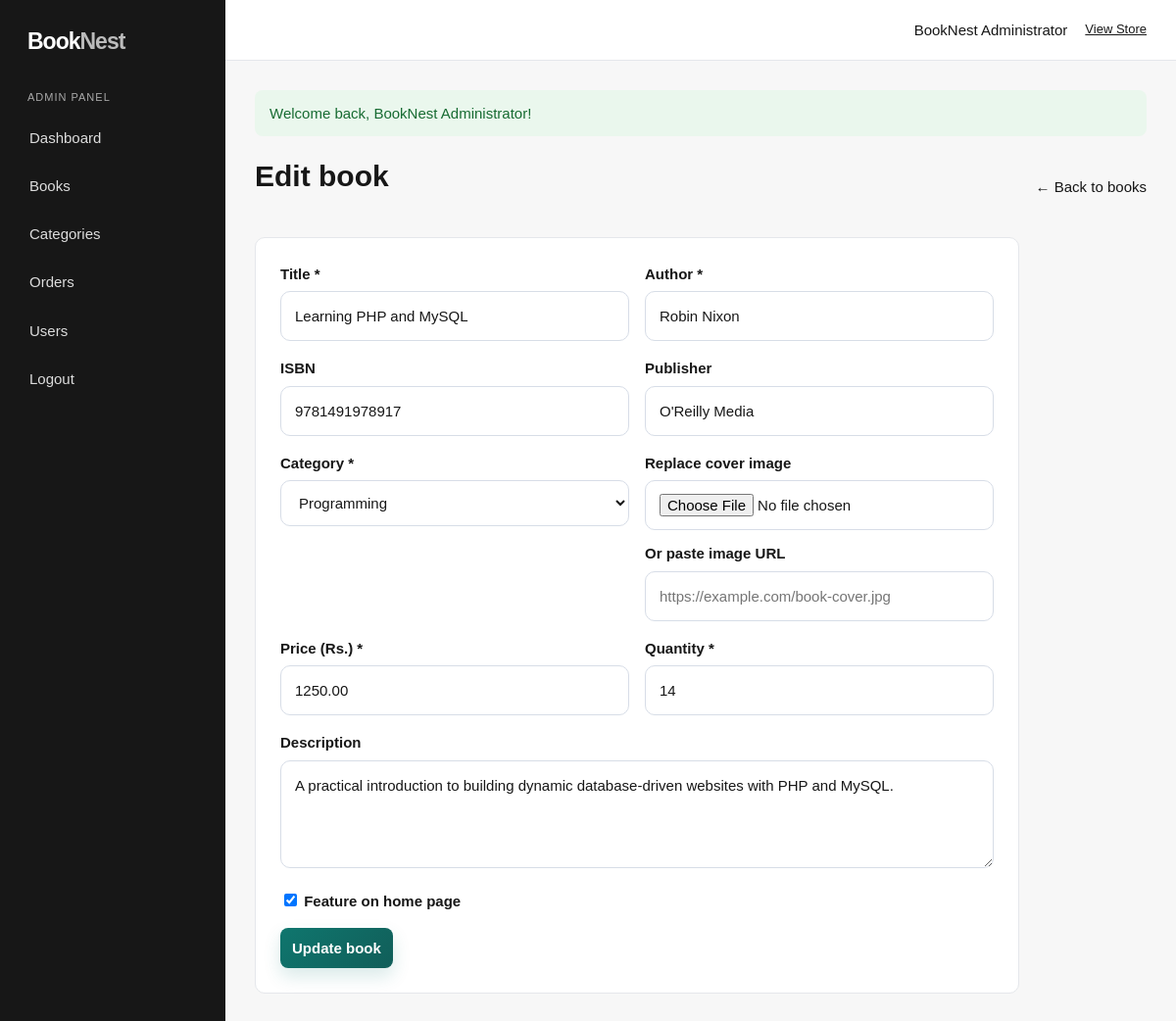
The page /admin/edit-book.php?id=1 (signed in) on the database its author committed.
### tables this page shows
CREATE TABLE books (
  id INT UNSIGNED AUTO_INCREMENT PRIMARY KEY,
  category_id INT UNSIGNED NOT NULL,
  title VARCHAR(180) NOT NULL,
  author VARCHAR(120) NOT NULL,
  isbn VARCHAR(30) NULL UNIQUE,
  publisher VARCHAR(120) NULL,
  price DECIMAL(10,2) NOT NULL,
  quantity INT UNSIGNED NOT NULL DEFAULT 0,
  description TEXT NULL,
  image VARCHAR(255) NULL,
  featured TINYINT(1) NOT NULL DEFAULT 0,
  created_at TIMESTAMP DEFAULT CURRENT_TIMESTAMP,
  CONSTRAINT fk_books_category FOREIGN KEY (category_id) REFERENCES categories(id) ON UPDATE CASCADE ON DELETE RESTRICT
);

CREATE TABLE categories (
  id INT UNSIGNED AUTO_INCREMENT PRIMARY KEY,
  name VARCHAR(80) NOT NULL UNIQUE,
  description VARCHAR(255) NULL,
  created_at TIMESTAMP DEFAULT CURRENT_TIMESTAMP
);

### admin/edit-book.php (the view, shortened to what this page needs)
<?php
require '../includes/admin-header.php';
$id = (int) ($_GET['id'] ?? 0);
$get = $conn->prepare(
    'SELECT * FROM books WHERE id=?'
);
$get->bind_param('i', $id);
$get->execute();
$book = $get->get_result()->fetch_assoc();
$categories = $conn->query(
    'SELECT * FROM categories ORDER BY name'
);
?>
<div class="admin-actions">
    <h1>Edit book</h1>
    <a href="books.php">
        ← Back to books
    </a>
</div>
<form
    class="admin-form"
    method="post"
    enctype="multipart/form-data"
>
    <div class="form-row">
        <div class="form-group">
            <label>Title *</label>
            <input
                name="title"
                required
                value="<?= e(
                    $_POST['title'] ?? $book['title']
                ) ?>"
            >
        </div>
        <div class="form-group">
            <label>Author *</label>
            <input
                name="author"
                required
                value="<?= e(
                    $_POST['author'] ?? $book['author']
                ) ?>"
            >
        </div>
    </div>
    <div class="form-row">
        <div class="form-group">
            <label>ISBN</label>
            <input
                name="isbn"
                value="<?= e(
                    $_POST['isbn'] ?? $book['isbn']
                ) ?>"
            >
        </div>
        <div class="form-group">
            <label>Publisher</label>
            <input
                name="publisher"
                value="<?= e(
                    $_POST['publisher'] ?? $book['publisher']
                ) ?>"
            >
        </div>
    </div>
    <div class="form-row">
        <div class="form-group">
            <label>Category *</label>
            <select
                name="category_id"
                required
            >
                <?php
                $selected_category = $_POST['category_id'] ?? $book['category_id'];
                while ($c = $categories->fetch_assoc()):
                    $selected = (string) $c['id'] === (string) $selected_category;
                ?>
                    <option
                        value="<?= (int) $c['id'] ?>"
                        <?= $selected ? 'selected' : '' ?>
                    >
                        <?= e($c['name']) ?>
                    </option>
                <?php endwhile; ?>
            </select>
        </div>
        <div class="form-group">
            <label>
                Replace cover image
            </label>
            <input
                type="file"
                name="image"
                accept="image/jpeg,image/png,image/webp"
            >
            <label style="margin-top:12px; display:block;">
                Or paste image URL
            </label>
            <input
                type="url"
                name="image_url"
                placeholder="https://example.com/book-cover.jpg"
                value="<?= e($_POST['image_url'] ?? '') ?>"
            >
        </div>
    </div>
    <div class="form-row">
        <div class="form-group">
            <label>
                Price (Rs.) *
            </label>
            <input
                type="number"
                min="0.01"
                step="0.01"
                name="price"
                required
                value="<?= e(
                    $_POST['price'] ?? $book['price']
                ) ?>"
            >
        </div>
        <div class="form-group">
            <label>
                Quantity *
            </label>
            <input
                type="number"
                min="0"
                name="quantity"
                required
                value="<?= e(
                    $_POST['quantity'] ?? $book['quantity']
                ) ?>"
            >
        </div>
    </div>
    <div class="form-group">
        <label>
            Description
        </label>
        <textarea name="description"><?= e(
            $_POST['description']
            ?? $book['description']
        ) ?></textarea>
    </div>
    <div class="form-group">
        <label>
            <input
                style="width:auto"
                type="checkbox"
                name="featured"
                <?= isset($_POST['featured'])
                    || (!$_POST && $book['featured'])
                    ? 'checked'
                    : ''
                ?>
            >
            Feature on home page
        </label>
    </div>
    <button class="btn">
        Update book
    </button>
</form>
<?php
require '../includes/admin-footer.php';
?>

### css/style.css (style rules this page uses)
:root { --ink: #171717; --muted: #6b7280; --line: #e5e7eb; --soft: #f7f7f7; --white: #fff; --accent: #0f766e; --accent-dark: #115e59; --accent-soft: #ecfeff; --danger: #b42318; --success: #137333; --radius: 14px; }
* { box-sizing: border-box }
body { margin: 0; background: linear-gradient(180deg, #f8fafc 0%, #eef7f5 100%); color: var(--ink); font: 15px/1.55 Arial, Helvetica, sans-serif }
a { color: inherit; text-decoration: none }
.btn, .button, button { border: 0; cursor: pointer; font: inherit; transition: background-color .2s ease, transform .2s ease, box-shadow .2s ease; }
.btn { display: inline-block; padding: 9px 12px; border-radius: 8px; background: linear-gradient(135deg, var(--accent) 0%, var(--accent-dark) 100%); color: #fff; font-weight: 700; box-shadow: 0 8px 18px rgba(15, 118, 110, 0.16); }
input, select, textarea { width: 100%; border: 1px solid #d7dde7; border-radius: 10px; padding: 13px 14px; background: rgba(255, 255, 255, 0.9); font: inherit; color: var(--ink); transition: color .2s ease, background-color .2s ease, border-color .2s ease, box-shadow .2s ease, transform .2s ease; }
textarea { min-height: 110px; resize: vertical }
label { display: block; font-weight: 600; margin-bottom: 6px }
.form-group { margin-bottom: 16px }
.form-row { display: grid; grid-template-columns: 1fr 1fr; gap: 16px }
.admin-body { background: #f7f7f7 }
.admin-content h1 { margin-top: 0 }
.admin-actions { display: flex; justify-content: space-between; align-items: center; margin: 0 0 18px }
.admin-form { background: #fff; border: 1px solid var(--line); border-radius: 10px; padding: 25px; max-width: 780px }
html { scroll-behavior: smooth; }

### rows shown on the page
books: title "Learning PHP and MySQL", author "Robin Nixon", isbn "9781491978917", publisher "O'Reilly Media", category_id "Programming", price "1250.00", quantity "14", description "A practical introduction to building dynamic database-driven websites with PHP and MySQL.", featured "☑"

### other values the page prints
$_SESSION['user']['name'] "BookNest Administrator"
$_SESSION['flash'] "Welcome back, BookNest Administrator!"
